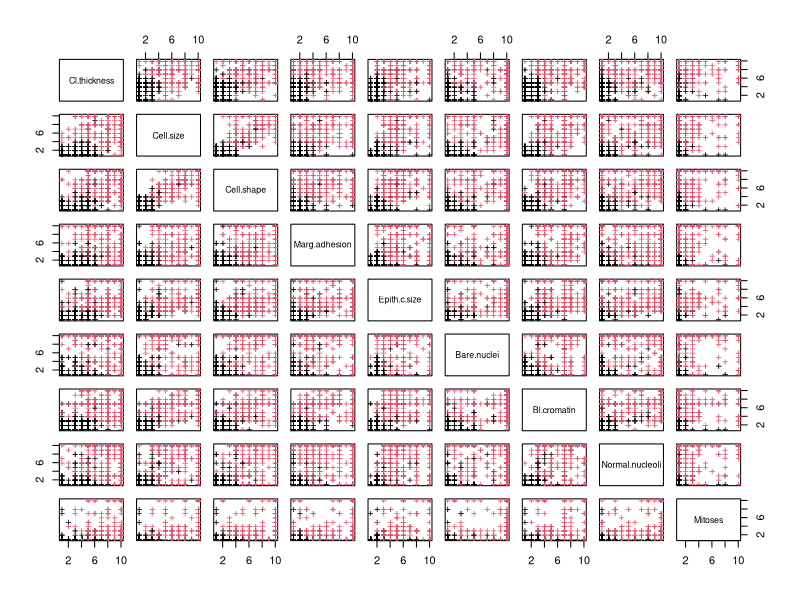
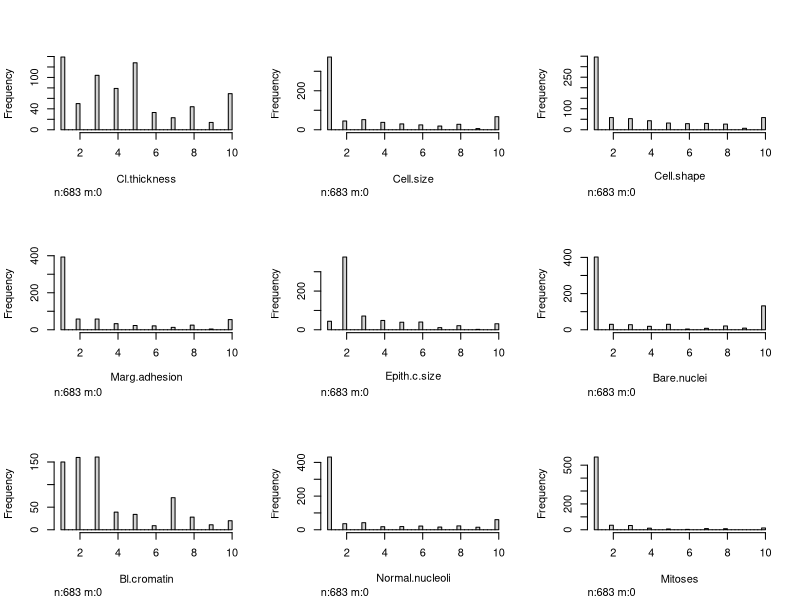
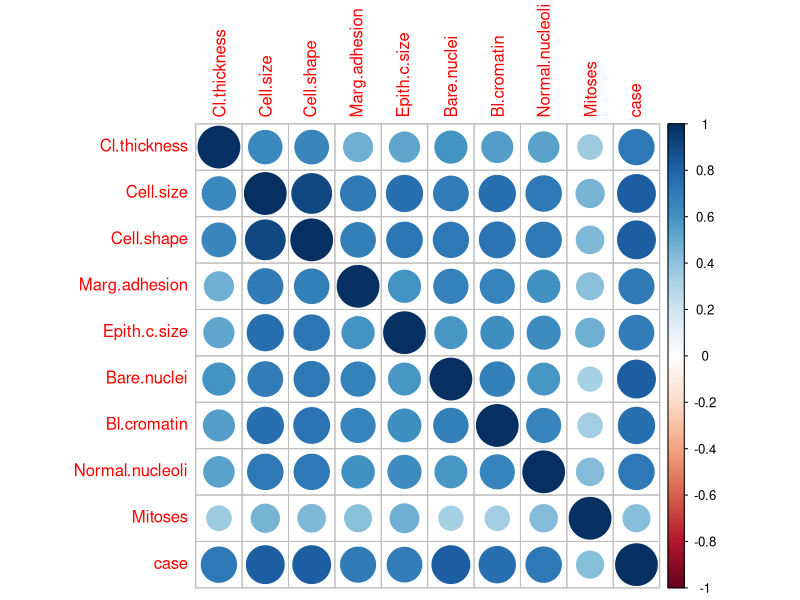
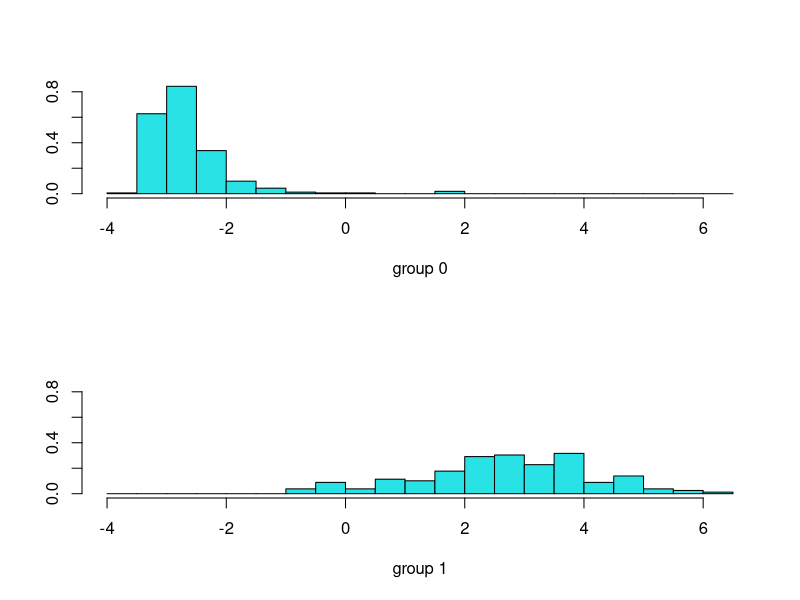
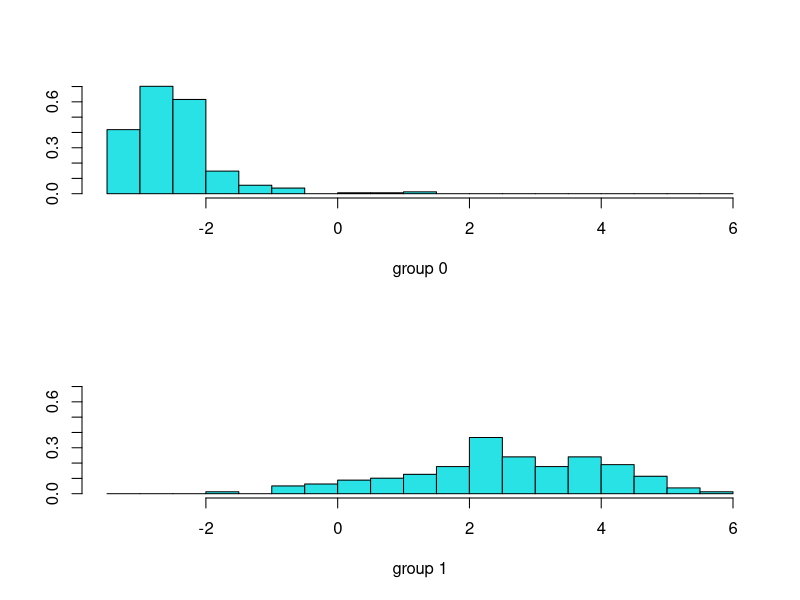
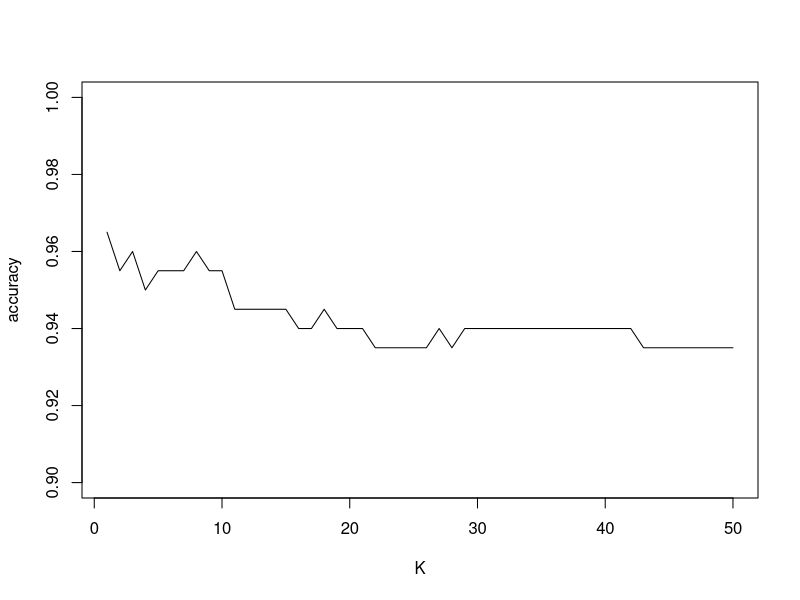
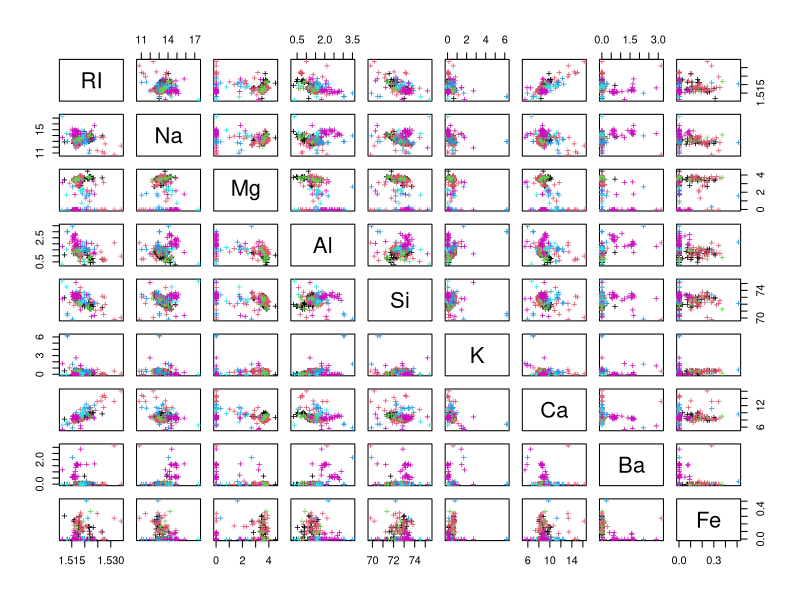
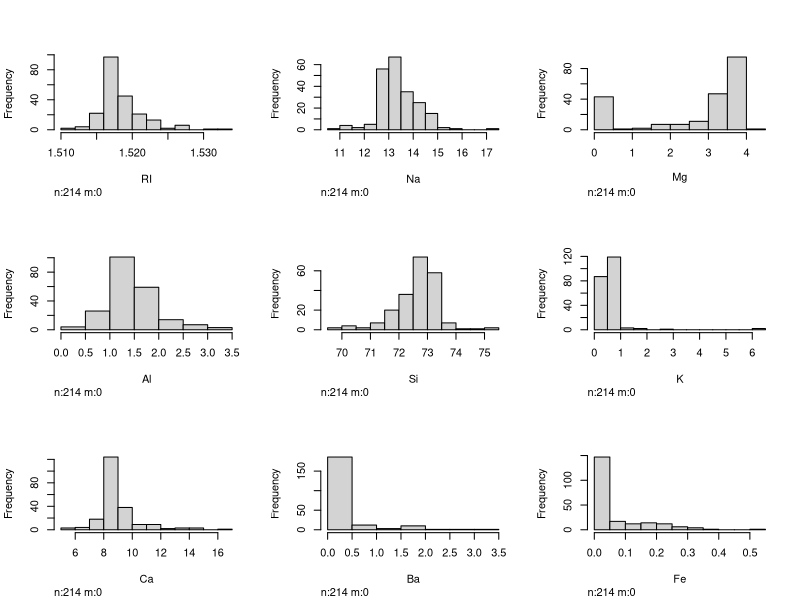

These charts were generated, in order, by the following R code:
## ---- chunk 1
knitr::opts_chunk$set(echo = TRUE, warning=FALSE, message=FALSE)
## ---- chunk 2
library(mlbench) #install package first!!
library(corrplot)
library(MASS)
library(Hmisc)
library(class)
library(nnet)
library(glmnet)
## ---- chunk 3
data(BreastCancer)
head(BreastCancer)
dim(BreastCancer)

#make variables numeric (remove variable:ID) and save the data as a dataframe object
dat1 = matrix(as.numeric(as.matrix(BreastCancer[,2:10])), 699, 9) 
dat1 = data.frame(dat1)
colnames(dat1) <- colnames(BreastCancer)[2:10]
head(dat1)
dat1$case = as.numeric(BreastCancer$Class=="malignant")
## ---- chunk 4
#remove missing data (NA)
dat1 = na.omit(dat1)
dim(dat1) #check data dimension
## ---- chunk 5
pairs(dat1[,1:9], col=as.factor(dat1[,10]), pch="+")
## ---- chunk 6
hist.data.frame(dat1[,1:9])
## ---- chunk 7
#view variable correlations:
round(cor(dat1),2)
corrplot(cor(dat1))
## ---- chunk 8
as.data.frame(table(dat1$case))
## ---- chunk 9
set.seed(48763)
sample <- sample(c(TRUE, FALSE), nrow(dat1), replace=TRUE, prob=c(0.7,0.3))
train <- dat1[sample, ]
test <- dat1[!sample, ]
## ---- chunk 10
glm.fits <- glm(
    case ~  Cl.thickness + Cell.size + Cell.shape + Marg.adhesion + 
            Epith.c.size + Bare.nuclei + Bl.cromatin + Normal.nucleoli + 
            Mitoses,
    data = train, 
    family = binomial
  )
summary(glm.fits)
## ---- chunk 11
# Predicting on the training set
glm.probs <- predict(glm.fits, train, type = "response")
glm.pred <- rep(0, length(train$case))
glm.pred[glm.probs > .5] = 1
table(glm.pred, train$case)
mean(glm.pred == train$case)

# Predicting on the test set
glm.probs_test <- predict(glm.fits, test, type = "response")
glm.pred_test <- rep(0, length(test$case))
glm.pred_test[glm.probs_test > .5] = 1
table(glm.pred_test, test$case)
mean(glm.pred_test == test$case)
## ---- chunk 12
glm.fits <- glm(
    case ~  Cl.thickness + Cell.size + Marg.adhesion + 
            Epith.c.size + Bare.nuclei + Bl.cromatin + Normal.nucleoli + 
            Mitoses,
    data = train, 
    family = binomial
  )
summary(glm.fits)
## ---- chunk 13
glm.fits <- glm(
    case ~  Cl.thickness + Marg.adhesion + 
            Epith.c.size + Bare.nuclei + Bl.cromatin + Normal.nucleoli + 
            Mitoses,
    data = train, 
    family = binomial
  )
summary(glm.fits)
## ---- chunk 14
glm.fits <- glm(
    case ~  Cl.thickness + Marg.adhesion + 
            Bare.nuclei + Bl.cromatin + Normal.nucleoli + 
            Mitoses,
    data = train, 
    family = binomial
  )
summary(glm.fits)
## ---- chunk 15
glm.fits <- glm(
    case ~  Cl.thickness + Marg.adhesion + 
            Bare.nuclei + Bl.cromatin + Normal.nucleoli,
    data = train, 
    family = binomial
  )
summary(glm.fits)
## ---- chunk 16
# Predicting on the training set
glm.probs <- predict(glm.fits, train, type = "response")
glm.pred <- rep(0, length(train$case))
glm.pred[glm.probs > .5] = 1
table(glm.pred, train$case)
mean(glm.pred == train$case)

# Predicting on the test set
glm.probs_test <- predict(glm.fits, test, type = "response")
glm.pred_test <- rep(0, length(test$case))
glm.pred_test[glm.probs_test > .5] = 1
table(glm.pred_test, test$case)
mean(glm.pred_test == test$case)
## ---- chunk 17
lda.fit <- lda(case ~ Cl.thickness + Cell.size + Cell.shape + 
                      Marg.adhesion + Epith.c.size + Bare.nuclei + 
                      Bl.cromatin + Normal.nucleoli + Mitoses, 
               data = train)
lda.fit
plot(lda.fit)
## ---- chunk 18
# Predict on training set
lda.pred <- predict(lda.fit, train)
lda.class <- lda.pred$class
table(lda.class, train$case)
mean(lda.class == train$case)

# Predict on testing set
lda.pred_test <- predict(lda.fit, test)
lda.class <- lda.pred_test$class
table(lda.class, test$case)
mean(lda.class == test$case)
## ---- chunk 19
lda2.fit <- lda(case ~ Cl.thickness + Marg.adhesion + Bare.nuclei + 
                      Bl.cromatin + Normal.nucleoli, 
               data = train)
lda2.fit
plot(lda2.fit)
## ---- chunk 20
# Predict on training set
lda2.pred <- predict(lda2.fit, train)
lda2.class <- lda2.pred$class
table(lda2.class, train$case)
mean(lda2.class == train$case)

# Predict on testing set
lda2.pred_test <- predict(lda2.fit, test)
lda2.class <- lda2.pred_test$class
table(lda2.class, test$case)
mean(lda2.class == test$case)
## ---- chunk 21
qda.fit <- qda(case ~ Cl.thickness + Cell.size + Cell.shape + 
                      Marg.adhesion + Epith.c.size + Bare.nuclei + 
                      Bl.cromatin + Normal.nucleoli + Mitoses, 
               data = train)
qda.fit
## ---- chunk 22
# Predict on training set
qda.pred <- predict(qda.fit, train)
qda.class <- qda.pred$class
table(qda.class, train$case)
mean(qda.class == train$case)

# Predict on testing set
qda.pred_test <- predict(qda.fit, test)
qda.class <- qda.pred_test$class
table(qda.class, test$case)
mean(qda.class == test$case)
## ---- chunk 23
knn.pred <- knn(train, test, train$case, k = 1)
table(knn.pred, test$case)
mean(knn.pred == test$case)
## ---- chunk 24
accuracy = c()
K = c(1:50)
for(k in K)
{
  knn.pred <- knn(train, test, train$case, k = k)
  acc <- mean(knn.pred == test$case)
  accuracy <- c(accuracy, acc)
}
plot(K, accuracy, type = "l", ylim = c(0.9, 1))
## ---- chunk 25
data(Glass)
head(Glass)
## ---- chunk 26
#View(Glass)
summary(Glass)
## ---- chunk 27
pairs(Glass[,1:9], col=Glass[,10], pch="+") #view data (colored by glass type)
## ---- chunk 28
dat2 = data.frame(Glass)
hist.data.frame(dat2[,1:9])
## ---- chunk 29
round(cor(dat2[,1:9]),2) #only for numeric variables
corrplot(cor(dat2[,1:9]))
## ---- chunk 30
boxplot(Glass)
## ---- chunk 31
set.seed(48763)
sample <- sample(c(TRUE, FALSE), nrow(dat2), replace=TRUE, prob=c(0.7,0.3))
train <- dat2[sample, ]
test <- dat2[!sample, ]
train.x <- as.matrix(train[1:9])
train.y <- as.matrix(train[10])
test.x <- as.matrix(test[1:9])
test.y <- as.matrix(test[10])
## ---- chunk 32
# fitting via glmnet
mod.glmnet <- glmnet::glmnet(
  x = train.x, 
  y = train.y,
  family = "multinomial"
)
## ---- chunk 33
# Predicting on the training set
predicted_classes <-predict(object = mod.glmnet, 
                            newx = train.x, 
                            type = "class")
mean(predicted_classes == train$Type) # Model accuracy

# Predicting on the test set
predicted_classes <-predict(object = mod.glmnet, 
                            newx = test.x, 
                            type = "class")
mean(predicted_classes == test$Type) # Model accuracy
## ---- chunk 34
lda.fit <- lda(Type ~ RI + Na + Mg + Al + Si + K + Ca + Ba + Fe,
               data = train)
lda.fit
plot(lda.fit)
## ---- chunk 35
# Predict on training set
lda.pred <- predict(lda.fit, train)
lda.class <- lda.pred$class
table(lda.class, train$Type)
mean(lda.class == train$Type)

# Predict on testing set
lda.pred_test <- predict(lda.fit, test)
lda.class <- lda.pred_test$class
table(lda.class, test$Type)
mean(lda.class == test$Type)
## ---- chunk 36
knn.pred <- knn(train, test, train$Type, k = 1)
table(knn.pred, test$Type)
mean(knn.pred == test$Type)
## ---- chunk 37
accuracy = c()
K = c(1:50)
for(k in K)
{
  knn.pred <- knn(train, test, train$Type, k = k)
  acc <- mean(knn.pred == test$Type)
  accuracy <- c(accuracy, acc)
}
plot(K, accuracy, type = "l", ylim = c(0.7, 1))
